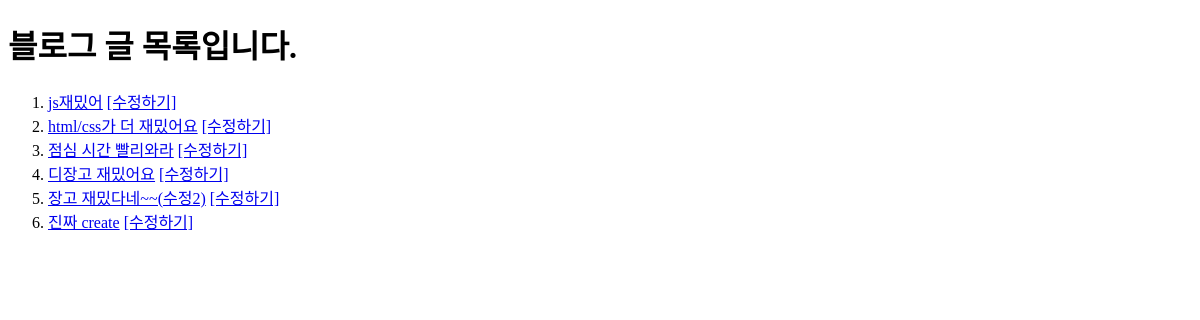
Page /blog/home/ on the earlier database version.
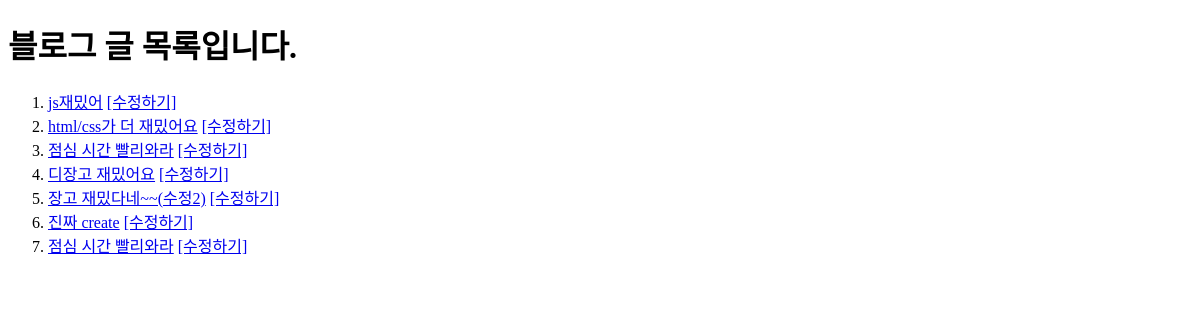
Same page on the later database version.
### blog/models.py (models this page shows)
class Post(models.Model):
    title = models.CharField(max_length=25)
    content = models.TextField()
    created_at = models.DateTimeField(auto_now_add = True)
    updated_at = models.DateTimeField(auto_now = True)
    def __str__(self):
        return f"제목은 {self.title} 내용은 {self.content}"

### blog/views.py (the view)
# urls.py: path('home/', views.blog_home),
def blog_home(request):
    blog_posts = Post.objects.all()
    print(blog_posts[0])
    context = {
        "blog_posts_key":blog_posts,
        "dummy":"나는 더미야"
    }
    return render(request,'blog/index.html', context)

### blog/templates/blog/index.html (shortened to what this page needs)
<!DOCTYPE html>
<html lang="en">
<head>
</head>
<body>
  <h1>블로그 글 목록입니다.</h1>
  <ol>
    {% for post in blog_posts_key %}
    <li><a href="/blog/post-view/{{post.id}}/">{{ post.title }}</a>
      <a href="/blog/post-edit/{{post.id}}/">[수정하기]</a>
    </li>
    {% endfor %}
  </ol>
</body>
</html>

Differences in the rows shown:
added Post: title "점심 시간 빨리와라"
